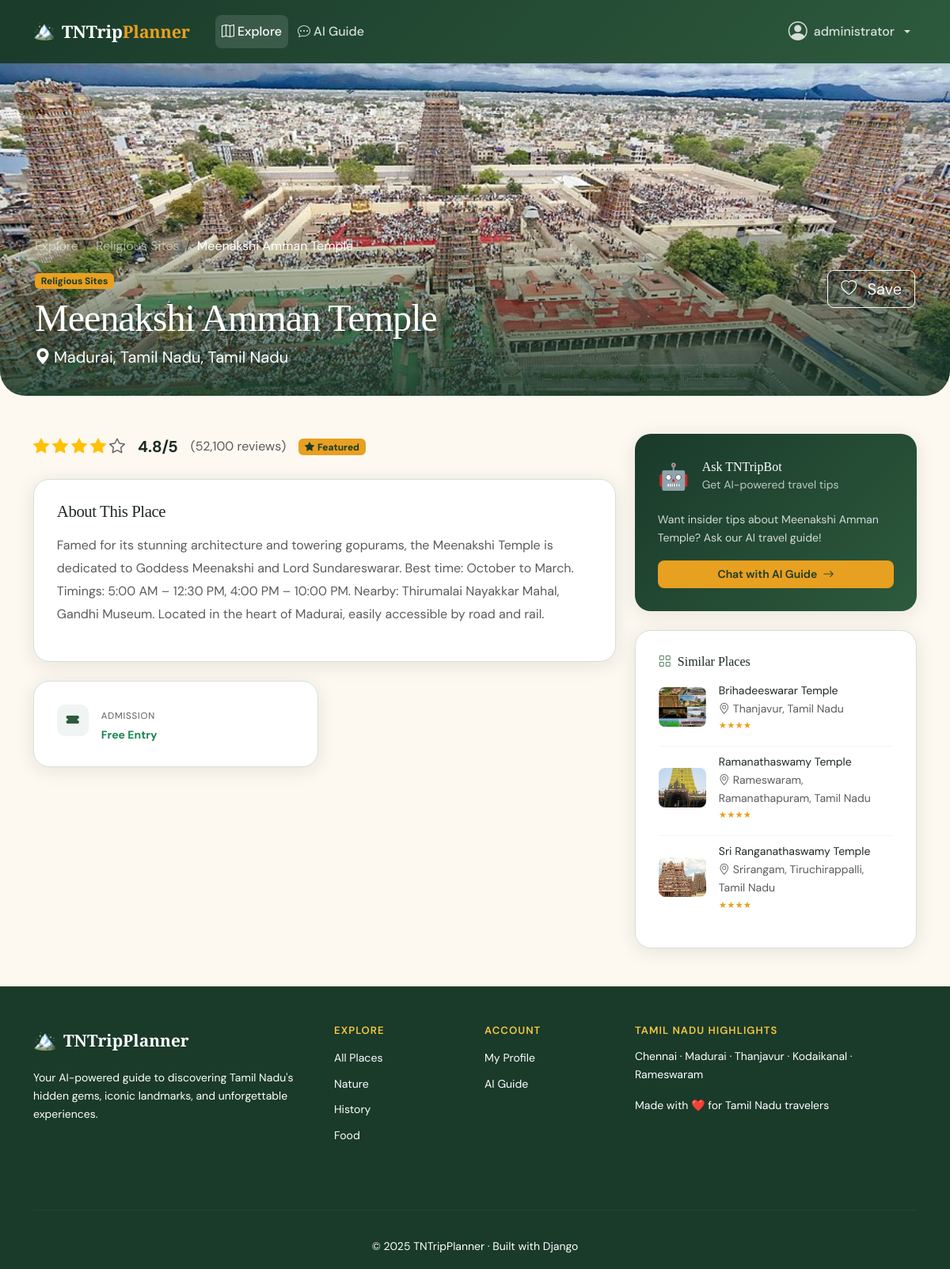
/places/meenakshi-amman-temple/ (signed in), run on the app's committed database.
### apps/users/models.py (models this page shows, shortened)
class CustomUser(AbstractUser):
    email = models.EmailField(_("email address"), unique=True)
    bio = models.TextField(_("bio"), blank=True, max_length=500)
    avatar = models.ImageField(
        _("avatar"),
        upload_to="avatars/",
        null=True,
        blank=True,
    )
    created_at = models.DateTimeField(auto_now_add=True)
    updated_at = models.DateTimeField(auto_now=True)
    USERNAME_FIELD = "username"
    REQUIRED_FIELDS = ["email"]
    class Meta:
        verbose_name = _("user")
        verbose_name_plural = _("users")
        ordering = ["-date_joined"]
        indexes = [
            models.Index(fields=["email"]),
            models.Index(fields=["username"]),
        ]
    @property
    def display_name(self) -> str:
        return self.get_full_name() or self.username

### apps/places/models.py (models this page shows, shortened)
class TouristPlace(models.Model):
    name = models.CharField(_("name"), max_length=200, db_index=True)
    slug = models.SlugField(_("slug"), max_length=220, unique=True, blank=True)
    location = models.CharField(_("location"), max_length=300, db_index=True)
    state = models.CharField(_("state"), max_length=100, default="Tamil Nadu", db_index=True)
    category = models.CharField(
        _("category"),
        max_length=30,
        choices=Category.choices,
        default=Category.OTHER,
        db_index=True,
    )
    description = models.TextField(_("description"))
    short_description = models.CharField(_("short description"), max_length=300, blank=True)
    rating = models.DecimalField(
        _("rating"),
        max_digits=3,
        decimal_places=1,
        default=3.0,
        validators=[MinValueValidator(1.0), MaxValueValidator(5.0)],
    )
    rating_count = models.PositiveIntegerField(_("rating count"), default=0)
    image = models.ImageField(
        _("image"),
        upload_to="places/%Y/%m/",
        null=True,
        blank=True,
    )
    image_alt = models.CharField(_("image alt text"), max_length=200, blank=True)
    address = models.CharField(_("address"), max_length=400, blank=True)
    latitude = models.DecimalField(max_digits=9, decimal_places=6, null=True, blank=True)
    longitude = models.DecimalField(max_digits=9, decimal_places=6, null=True, blank=True)
    website = models.URLField(_("website"), blank=True)
    phone = models.CharField(_("phone"), max_length=20, blank=True)
    entry_fee = models.DecimalField(
        _("entry fee ($)"),
        max_digits=8,
        decimal_places=2,
        null=True,
        blank=True,
        help_text=_("Leave blank if free."),
    )
    favorited_by = models.ManyToManyField(
        settings.AUTH_USER_MODEL,
        related_name="favorite_places",
        blank=True,
        verbose_name=_("favorited by"),
    )
    is_featured = models.BooleanField(_("featured"), default=False, db_index=True)
    is_active = models.BooleanField(_("active"), default=True, db_index=True)
    created_at = models.DateTimeField(auto_now_add=True)
    updated_at = models.DateTimeField(auto_now=True)
    class Meta:
        verbose_name = _("tourist place")
        verbose_name_plural = _("tourist places")
        ordering = ["-is_featured", "-rating", "name"]
        indexes = [
            models.Index(fields=["name", "location"]),
            models.Index(fields=["category", "is_active"]),
            models.Index(fields=["is_featured", "rating"]),
        ]
        constraints = [
            UniqueConstraint(Lower("name"), name="uniq_place_name_ci"),
        ]
    def get_absolute_url(self):
        return reverse("places:detail", kwargs={"slug": self.slug})
    @property
    def image_url(self) -> str:
        if self.image:
            return self.image.url
    @property
    def is_free(self) -> bool:
        return self.entry_fee is None or self.entry_fee == 0
    @property
    def star_range(self):
        return range(1, 6)

### apps/places/views.py (the view)
# urls.py: path("<slug:slug>/", views.PlaceDetailView.as_view(), name="detail"),
class PlaceDetailView(DetailView):
    model = TouristPlace
    template_name = "places/detail.html"
    context_object_name = "place"
    slug_field = "slug"
    def get_queryset(self):
        return (
            TouristPlace.objects
            .filter(is_active=True)
            .prefetch_related("favorited_by")
        )
    def get_context_data(self, **kwargs):
        ctx = super().get_context_data(**kwargs)
        place = self.object
        ctx["related"] = services.get_related_places(place)
        ctx["is_favorited"] = (
            self.request.user.is_authenticated
            and place.favorited_by.filter(pk=self.request.user.pk).exists()
        )
        return ctx

### templates/places/detail.html (shortened to what this page needs)
{% extends "base.html" %}
{% load static humanize %}
{% block content %}
<div class="detail-hero">
  <img src="{{ place.image_url }}" alt="{{ place.image_alt|default:place.name }}" />
  <div class="detail-hero-overlay"></div>
  <div class="detail-hero-content">
    <div class="container">
      <nav aria-label="breadcrumb" class="mb-2">
        <ol class="breadcrumb">
          <li class="breadcrumb-item"><a href="{% url 'places:list' %}" class="text-white-50">Explore</a></li>
          <li class="breadcrumb-item"><a href="{% url 'places:list' %}?category={{ place.category }}" class="text-white-50">{{ place.get_category_display }}</a></li>
          <li class="breadcrumb-item active text-white">{{ place.name }}</li>
        </ol>
      </nav>
      <div class="d-flex align-items-start justify-content-between flex-wrap gap-3">
        <div>
          <span class="badge bg-amber text-dark mb-2" style="background:var(--tn-amber);color:var(--tn-forest)!important;">
            {{ place.get_category_display }}
          </span>
          <h1 class="text-white mb-1" style="font-family:var(--ff-display);font-size:clamp(1.8rem,4vw,3rem);">{{ place.name }}</h1>
          <p class="text-white-75 mb-0 fs-5">
            <i class="bi bi-geo-alt-fill me-1"></i>{{ place.location }}, {{ place.state }}
          </p>
        </div>
        {% if user.is_authenticated %}
        <button class="btn btn-lg {% if is_favorited %}btn-danger{% else %}btn-outline-light{% endif %} fav-toggle-btn"
                id="favBtn"
                data-slug="{{ place.slug }}"
                data-csrf="{{ csrf_token }}">
          <i class="bi bi-heart{% if is_favorited %}-fill{% endif %} me-2"></i>
          <span id="favLabel">{% if is_favorited %}Saved{% else %}Save{% endif %}</span>
        </button>
        {% endif %}
      </div>
    </div>
  </div>
</div>
<section class="py-5">
  <div class="container">
    <div class="row g-4">
      <div class="col-lg-8">
        <div class="d-flex align-items-center gap-3 mb-4 flex-wrap">
          <div class="d-flex align-items-center gap-1">
            {% for i in place.star_range %}
              {% if i <= place.rating %}
                <i class="bi bi-star-fill text-warning fs-5"></i>
              {% else %}
                <i class="bi bi-star text-muted fs-5"></i>
              {% endif %}
            {% endfor %}
          </div>
          <span class="fw-bold fs-5">{{ place.rating }}/5</span>
          <span class="text-muted">({{ place.rating_count|intcomma }} review{{ place.rating_count|pluralize }})</span>
          {% if place.is_featured %}
            <span class="badge" style="background:var(--tn-amber);color:var(--tn-forest);">
              <i class="bi bi-star-fill me-1"></i>Featured
            </span>
          {% endif %}
        </div>
        <div class="detail-info-card mb-4">
          <h3 class="mb-3" style="font-family:var(--ff-display);font-size:1.3rem;">About This Place</h3>
          <p class="text-muted" style="line-height:1.8;">{{ place.description }}</p>
        </div>
        <div class="row g-3 mb-4">
          <div class="col-sm-6">
            <div class="detail-info-card h-100">
              <div class="d-flex align-items-start gap-3">
                <div style="width:40px;height:40px;background:var(--tn-mist);border-radius:10px;display:flex;align-items:center;justify-content:center;flex-shrink:0;">
                  <i class="bi bi-ticket-fill" style="color:var(--tn-pine);"></i>
                </div>
                <div>
                  <small class="text-muted fw-600 text-uppercase" style="font-size:0.72rem;letter-spacing:0.07em;">Admission</small>
                  <p class="mb-0 small fw-bold {% if place.is_free %}text-success{% endif %}">
                    {% if place.is_free %}Free Entry{% else %}${{ place.entry_fee }} per person{% endif %}
                  </p>
                </div>
              </div>
            </div>
          </div>
        </div>
      </div>
      <div class="col-lg-4">
        <div class="detail-info-card mb-4" style="background:linear-gradient(135deg,var(--tn-forest),var(--tn-pine));color:#fff;border:none;">
          <div class="d-flex align-items-center gap-3 mb-3">
            <span style="font-size:2rem;">🤖</span>
            <div>
              <h6 class="mb-0" style="font-family:var(--ff-display);">Ask TNTripBot</h6>
              <small style="color:rgba(255,255,255,0.7);">Get AI-powered travel tips</small>
            </div>
          </div>
          <p style="font-size:0.88rem;color:rgba(255,255,255,0.8);">Want insider tips about {{ place.name }}? Ask our AI travel guide!</p>
          <a href="{% url 'chatbot:chat' %}" class="btn btn-accent btn-sm w-100">
            Chat with AI Guide <i class="bi bi-arrow-right ms-1"></i>
          </a>
        </div>
        {% if related %}
        <div class="detail-info-card">
          <h6 class="mb-3" style="font-family:var(--ff-display);color:var(--tn-text);">
            <i class="bi bi-grid me-2" style="color:var(--tn-sage);"></i>Similar Places
          </h6>
          {% for rp in related %}
          <a href="{{ rp.get_absolute_url }}" class="d-flex align-items-center gap-3 mb-3 text-decoration-none" style="color:inherit;">
            <div style="width:60px;height:50px;border-radius:8px;overflow:hidden;flex-shrink:0;">
              <img src="{{ rp.image_url }}" alt="{{ rp.name }}" style="width:100%;height:100%;object-fit:cover;" />
            </div>
            <div>
              <p class="mb-0 fw-600 small">{{ rp.name }}</p>
              <p class="mb-0 small text-muted"><i class="bi bi-geo-alt me-1"></i>{{ rp.location }}</p>
              <div style="font-size:0.72rem;color:var(--tn-amber);">
                {% for i in rp.star_range %}{% if i <= rp.rating %}★{% endif %}{% endfor %}
              </div>
            </div>
          </a>
          {% if not forloop.last %}<hr class="my-2 border-tn" />{% endif %}
          {% endfor %}
        </div>
        {% endif %}
      </div>
    </div>
  </div>
</section>
{% endblock %}

### templates/base.html (shortened to what this page needs)
<!DOCTYPE html>
<html lang="en" data-bs-theme="light">
<head>
  <link href="https://cdn.jsdelivr.net/npm/bootstrap@5.3.3/dist/css/bootstrap.min.css" rel="stylesheet" />
  <link href="https://cdn.jsdelivr.net/npm/bootstrap-icons@1.11.3/font/bootstrap-icons.css" rel="stylesheet" />
  {% load static %}
  <link rel="stylesheet" href="{% static 'css/main.css' %}" />
</head>
<body>
<nav class="navbar navbar-expand-lg navbar-dark tn-navbar sticky-top">
  <div class="container">
    <a class="navbar-brand d-flex align-items-center gap-2" href="{% url 'places:list' %}">
      <span class="brand-icon">🏔️</span>
      <span class="brand-text">TNTrip<span class="brand-accent">Planner</span></span>
    </a>
    <div class="collapse navbar-collapse" id="mainNav">
      <ul class="navbar-nav me-auto ms-3 gap-1">
        <li class="nav-item">
          <a class="nav-link {% if request.resolver_match.app_name == 'places' %}active{% endif %}"
             href="{% url 'places:list' %}">
            <i class="bi bi-map me-1"></i>Explore
          </a>
        </li>
        <li class="nav-item">
          <a class="nav-link {% if request.resolver_match.app_name == 'chatbot' %}active{% endif %}"
             href="{% url 'chatbot:chat' %}">
            <i class="bi bi-chat-dots me-1"></i>AI Guide
          </a>
        </li>
      </ul>
      <ul class="navbar-nav gap-1 align-items-center">
        {% if user.is_authenticated %}
          <li class="nav-item dropdown">
            <a class="nav-link dropdown-toggle d-flex align-items-center gap-2"
               href="#" data-bs-toggle="dropdown">
              {% if user.avatar %}
                <img src="{{ user.avatar.url }}" class="rounded-circle" width="28" height="28" alt="avatar" />
              {% else %}
                <span class="avatar-placeholder"><i class="bi bi-person-circle"></i></span>
              {% endif %}
              <span class="d-none d-md-inline">{{ user.username }}</span>
            </a>
          </li>
        {% endif %}
      </ul>
    </div>
  </div>
</nav>
<main class="main-content">
  {% block content %}{% endblock %}
</main>
<footer class="tn-footer mt-auto">
  <div class="container">
    <div class="row g-4 py-5">
      <div class="col-lg-4">
        <div class="d-flex align-items-center gap-2 mb-3">
          <span class="fs-4">🏔️</span>
          <span class="footer-brand">TNTripPlanner</span>
        </div>
        <p class="text-muted small">Your AI-powered guide to discovering Tamil Nadu's hidden gems, iconic landmarks, and unforgettable experiences.</p>
      </div>
      <div class="col-lg-2">
        <h6 class="footer-heading">Explore</h6>
        <ul class="list-unstyled footer-links">
          <li><a href="{% url 'places:list' %}">All Places</a></li>
          <li><a href="{% url 'places:list' %}?category=nature">Nature</a></li>
          <li><a href="{% url 'places:list' %}?category=history">History</a></li>
          <li><a href="{% url 'places:list' %}?category=food">Food</a></li>
        </ul>
      </div>
      <div class="col-lg-2">
        <h6 class="footer-heading">Account</h6>
        <ul class="list-unstyled footer-links">
          {% if user.is_authenticated %}
            <li><a href="{% url 'users:profile' %}">My Profile</a></li>
            <li><a href="{% url 'chatbot:chat' %}">AI Guide</a></li>
          {% else %}
            <li><a href="{% url 'users:register' %}">Sign Up</a></li>
            <li><a href="{% url 'users:login' %}">Sign In</a></li>
          {% endif %}
        </ul>
      </div>
      <div class="col-lg-4">
        <h6 class="footer-heading">Tamil Nadu Highlights</h6>
        <p class="small text-white">Chennai · Madurai · Thanjavur · Kodaikanal · Rameswaram</p>
        <div class="mt-3 d-flex gap-3">
          <span class="small text-white">Made with ❤️ for Tamil Nadu travelers</span>
        </div>
      </div>
    </div>
    <hr class="footer-divider" />
    <div class="row py-3">
      <div class="col text-center">
        <span class="text-muted small">© 2025 TNTripPlanner · Built with Django</span>
      </div>
    </div>
  </div>
</footer>
</body>
</html>

### data on the page
CustomUser: username "administrator"
TouristPlace: image_url (picture), category "Religious Sites", name "Meenakshi Amman Temple", location "Madurai, Tamil Nadu", state "Tamil Nadu", rating "4.8", rating_count "52,100", description "Famed for its stunning architecture and towering gopurams, the Meenakshi Temple is dedicated to Goddess Meenakshi and Lord Sundareswarar. Best time: October to March. Timings: 5:00 AM – 12:30 PM, 4:00 PM – 10:00 PM. Nearby: Thirumalai Nayakkar Mahal, Gandhi Museum. Located in the heart of Madurai, easily accessible by road and rail."
TouristPlace: image_url (picture), name "Brihadeeswarar Temple", location "Thanjavur, Tamil Nadu"
TouristPlace: image_url (picture), name "Ramanathaswamy Temple", location "Rameswaram, Ramanathapuram, Tamil Nadu"
TouristPlace: image_url (picture), name "Sri Ranganathaswamy Temple", location "Srirangam, Tiruchirappalli, Tamil Nadu"
